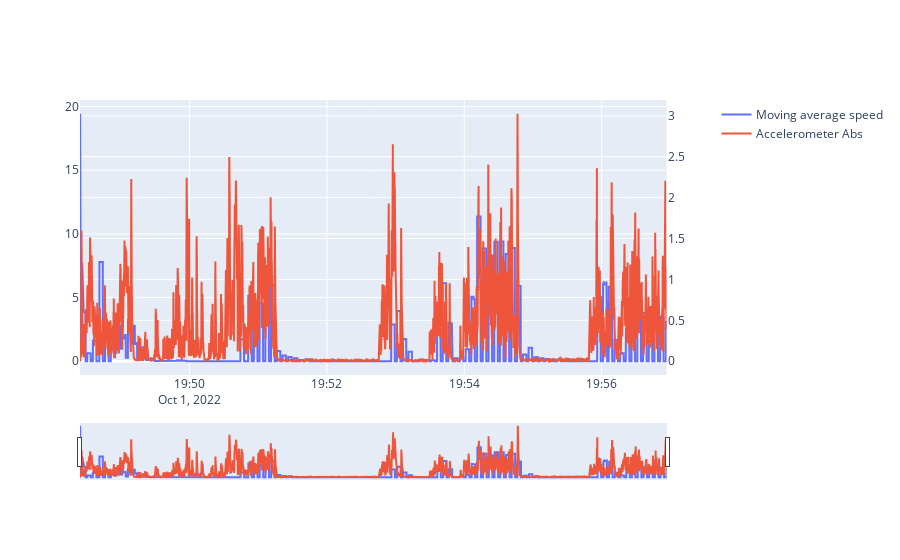

Notebook code cell kept with this figure:
### Code cell
fig_speed_acc = make_subplots(specs=[[{'secondary_y': True}]])
fig_speed_acc.add_trace(
    go.Scatter(
        x=df['timestamp'], 
        y=df['_speed_kmhr_sma'], 
        name='Moving average speed'
    )
)
fig_speed_acc.add_trace(
    go.Scatter(
        x=df['timestamp'], 
        y=df['_accelerometer_abs'], 
        name='Accelerometer Abs'
    ),
    secondary_y=True
)
fig_speed_acc.update_layout(
    xaxis=dict(
        rangeslider=dict(visible=True)
        , type='date'
    )
)

### Figure 1 — Plotly figure (JSON) as saved in the notebook; plotly's stock layout.template omitted (floating-point values rounded to 4 significant figures; data arrays with more than 128 entries replaced by an {"elided": "..."} marker saying what was removed)
{"data": [{"name": "Moving average speed", "type": "scatter", "x": {"elided": "4551 str values"}, "y": {"elided": "4551 float values"}}, {"name": "Accelerometer Abs", "type": "scatter", "x": {"elided": "4551 str values"}, "xaxis": "x", "y": {"elided": "4551 float values"}, "yaxis": "y2"}], "layout": {"xaxis": {"anchor": "y", "domain": [0, 0.94], "rangeslider": {"visible": true}, "type": "date"}, "yaxis": {"anchor": "x", "domain": [0, 1]}, "yaxis2": {"anchor": "x", "overlaying": "y", "side": "right"}}}
